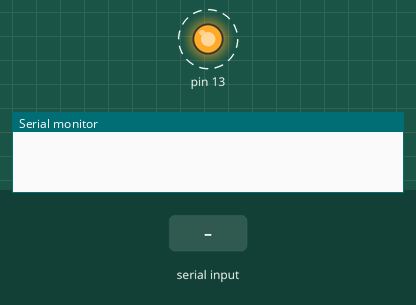
Bench run of a sketch on a simulated Arduino Uno, built with avr-gcc and run on an emulated ATmega328P. Shown: output pins drawn as LEDs (lit = HIGH), the last lines printed to the serial monitor. Dashed ring = blinking. Inputs (shaded band) come from the test bench.

Above: at 1.25 s.
1.3 s: "off\n" received over Serial
At 2.5 s:
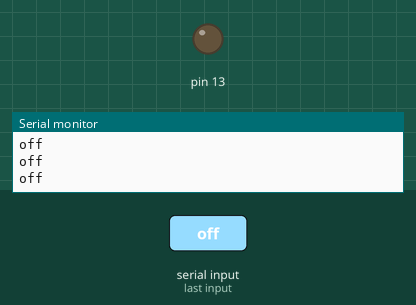
2.8 s: "on\n" received over Serial
At 3.15 s:
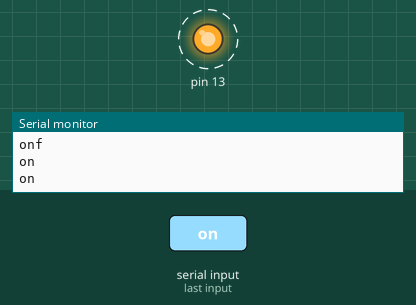
Timing chart, 0 to 14.8 s (numbered marks = the images above; inputs shaded):
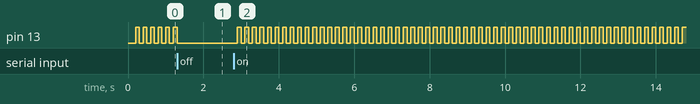

The sketch:

sketch_may12a.ino
```cpp
#define MAX_WAIT_FOR_TIMER 16
unsigned int waitFor(int timer, unsigned long period){
  static unsigned long waitForTimer[MAX_WAIT_FOR_TIMER];
  unsigned long newTime = micros() / period;
  int delta = newTime - waitForTimer[timer];
  if ( delta < 0 ) delta += 1 + (0xFFFFFFFF / period);
  if ( delta ) waitForTimer[timer] = newTime;
  return delta;
}

// Variables globales pour la communication inter-taches
char mess[32];
byte full;
byte onled = 1;

void Led (int timer, long period, byte led, byte *on) {
  static int val = 0;
  if (!waitFor(timer,period)) return; // sort s'il y a moins d'une période écoulée
  if (*on == 0) {
    val = 0;
  }
  digitalWrite(13,val);
  val = 1 - val;
}

void Mess (byte *full, char * mess) {
  if (! (*full) ) return;
  *full = 0;
  Serial.println(mess);
}

void setup () {
  pinMode(13,OUTPUT);
  Serial.begin(115200);
}

void GetKbd (byte *full, char * mess, byte len, byte *on) {
  static byte index = 0;
  if (!Serial.available()) return;
  char c = Serial.read();

  mess[index++] = c;
  if (c == '\n') {
    mess[index-1] = 0;
    index = 0;
    *full = 1;
    *on = (strcmp(mess,"on")==0) ? 1
        : (strcmp(mess,"off")==0) ? 0
        : *on;

  } else if (index == len) {
    index--;
  }

  Serial.println(mess);
}

void loop() {
  Led (0,100000,13, &onled);           // Led est exécutée toutes les 100ms
  Mess (&full, mess);           // mess est un buffer d'echange avec getkbd et full une bascule de synchro
  GetKbd (&full, mess, sizeof(mess), &onled);
}
```

Measured:
- after the input at 1.3 s, pin 13: goes on until 1.3 s, then stays LOW
- after the input at 2.8 s, pin 13: alternates HIGH for 0.10 s and LOW for 0.10 s, starting after 0.10 s
- by itself, pin 13: alternates HIGH for 0.10 s and LOW for 0.10 s
